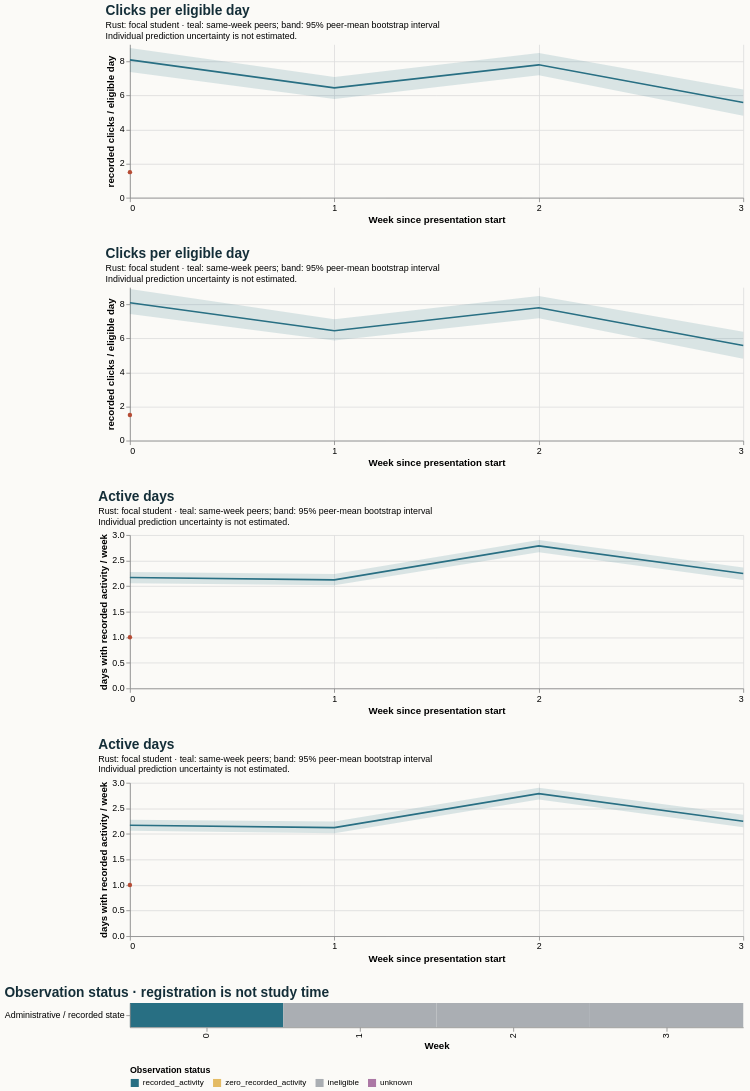

Vega-Lite specification for this chart:
### Vega-Lite specification from a JSON file in a GitHub repository (floating-point values rounded to 4 significant figures)
{"$schema": "https://vega.github.io/schema/vega-lite/v5.20.1.json", "config": {"axis": {"labelFontSize": 11, "titleFontSize": 12}, "background": "#fbfaf7", "font": "sans-serif", "title": {"anchor": "start", "color": "#142e38", "fontSize": 17, "subtitleFontSize": 11}, "view": {"continuousHeight": 300, "continuousWidth": 300, "stroke": null}}, "datasets": {"data-52b45e554243328ae24db1253aef1c50": [{"end_day": 6, "focal_value": 1.5, "peer_ci_high": 8.79, "peer_ci_low": 7.374, "peer_mean": 8.09, "peer_observations": 1167, "peer_people": 1167, "reference": "course", "unit": "recorded clicks / eligible day", "week": 0}, {"end_day": 13, "focal_value": null, "peer_ci_high": 7.091, "peer_ci_low": 5.789, "peer_mean": 6.449, "peer_observations": 1159, "peer_people": 1159, "reference": "course", "unit": "recorded clicks / eligible day", "week": 1}, {"end_day": 20, "focal_value": null, "peer_ci_high": 8.495, "peer_ci_low": 7.189, "peer_mean": 7.8, "peer_observations": 1140, "peer_people": 1140, "reference": "course", "unit": "recorded clicks / eligible day", "week": 2}, {"end_day": 27, "focal_value": null, "peer_ci_high": 6.354, "peer_ci_low": 4.805, "peer_mean": 5.586, "peer_observations": 1132, "peer_people": 1132, "reference": "course", "unit": "recorded clicks / eligible day", "week": 3}], "data-5488930d22efe3803ff3a00d19fcfc82": [{"end_day": 6, "focal_value": 1.0, "peer_ci_high": 2.275, "peer_ci_low": 2.063, "peer_mean": 2.168, "peer_observations": 1167, "peer_people": 1167, "reference": "course", "unit": "days with recorded activity / week", "week": 0}, {"end_day": 13, "focal_value": null, "peer_ci_high": 2.242, "peer_ci_low": 2.015, "peer_mean": 2.123, "peer_observations": 1159, "peer_people": 1159, "reference": "course", "unit": "days with recorded activity / week", "week": 1}, {"end_day": 20, "focal_value": null, "peer_ci_high": 2.902, "peer_ci_low": 2.672, "peer_mean": 2.789, "peer_observations": 1140, "peer_people": 1140, "reference": "course", "unit": "days with recorded activity / week", "week": 2}, {"end_day": 27, "focal_value": null, "peer_ci_high": 2.376, "peer_ci_low": 2.13, "peer_mean": 2.246, "peer_observations": 1132, "peer_people": 1132, "reference": "course", "unit": "days with recorded activity / week", "week": 3}], "data-7e7919d357ccd1851bdc1992978571c4": [{"end_day": 6, "focal_value": 1.0, "peer_ci_high": 2.278, "peer_ci_low": 2.058, "peer_mean": 2.168, "peer_observations": 1167, "peer_people": 1167, "reference": "course", "unit": "days with recorded activity / week", "week": 0}, {"end_day": 13, "focal_value": null, "peer_ci_high": 2.236, "peer_ci_low": 2.015, "peer_mean": 2.123, "peer_observations": 1159, "peer_people": 1159, "reference": "course", "unit": "days with recorded activity / week", "week": 1}, {"end_day": 20, "focal_value": null, "peer_ci_high": 2.902, "peer_ci_low": 2.661, "peer_mean": 2.789, "peer_observations": 1140, "peer_people": 1140, "reference": "course", "unit": "days with recorded activity / week", "week": 2}, {"end_day": 27, "focal_value": null, "peer_ci_high": 2.364, "peer_ci_low": 2.123, "peer_mean": 2.246, "peer_observations": 1132, "peer_people": 1132, "reference": "course", "unit": "days with recorded activity / week", "week": 3}], "data-a9e7cc4ac36105d382ce503f9c255505": [{"eligible_days": 2.0, "end_day": 6, "logging_completeness": "unknown", "observation_status": "recorded_activity", "row": "Administrative / recorded state", "score_status": "withheld_release_time_unknown", "start_day": 0, "value": 1.5, "week": 0}, {"eligible_days": 0.0, "end_day": 13, "logging_completeness": "unknown", "observation_status": "ineligible", "row": "Administrative / recorded state", "score_status": "withheld_release_time_unknown", "start_day": 7, "value": null, "week": 1}, {"eligible_days": 0.0, "end_day": 20, "logging_completeness": "unknown", "observation_status": "ineligible", "row": "Administrative / recorded state", "score_status": "withheld_release_time_unknown", "start_day": 14, "value": null, "week": 2}, {"eligible_days": 0.0, "end_day": 27, "logging_completeness": "unknown", "observation_status": "ineligible", "row": "Administrative / recorded state", "score_status": "withheld_release_time_unknown", "start_day": 21, "value": null, "week": 3}], "data-d0b419e3bc471b35bf01ba4911d1f70b": [{"end_day": 6, "focal_value": 1.5, "peer_ci_high": 8.904, "peer_ci_low": 7.437, "peer_mean": 8.09, "peer_observations": 1167, "peer_people": 1167, "reference": "course", "unit": "recorded clicks / eligible day", "week": 0}, {"end_day": 13, "focal_value": null, "peer_ci_high": 7.125, "peer_ci_low": 5.878, "peer_mean": 6.449, "peer_observations": 1159, "peer_people": 1159, "reference": "course", "unit": "recorded clicks / eligible day", "week": 1}, {"end_day": 20, "focal_value": null, "peer_ci_high": 8.493, "peer_ci_low": 7.183, "peer_mean": 7.8, "peer_observations": 1140, "peer_people": 1140, "reference": "course", "unit": "recorded clicks / eligible day", "week": 2}, {"end_day": 27, "focal_value": null, "peer_ci_high": 6.396, "peer_ci_low": 4.813, "peer_mean": 5.586, "peer_observations": 1132, "peer_people": 1132, "reference": "course", "unit": "recorded clicks / eligible day", "week": 3}]}, "resolve": {"scale": {"color": "independent"}}, "spacing": 28, "vconcat": [{"data": {"name": "data-52b45e554243328ae24db1253aef1c50"}, "height": 190, "layer": [{"encoding": {"x": {"axis": {"tickMinStep": 1}, "field": "week", "title": "Week since presentation start", "type": "quantitative"}, "y": {"field": "peer_ci_low", "scale": {"zero": true}, "title": "recorded clicks / eligible day", "type": "quantitative"}, "y2": {"field": "peer_ci_high"}}, "mark": {"color": "#286f83", "opacity": 0.16, "type": "area"}}, {"encoding": {"tooltip": [{"field": "week", "type": "quantitative"}, {"field": "peer_mean", "type": "quantitative"}, {"field": "peer_people", "type": "quantitative"}, {"field": "peer_observations", "type": "quantitative"}], "x": {"field": "week", "type": "quantitative"}, "y": {"field": "peer_mean", "type": "quantitative"}}, "mark": {"color": "#286f83", "strokeWidth": 2, "type": "line"}}, {"encoding": {"tooltip": [{"field": "week", "type": "quantitative"}, {"field": "focal_value", "type": "quantitative"}], "x": {"field": "week", "type": "quantitative"}, "y": {"field": "focal_value", "type": "quantitative"}}, "mark": {"color": "#b64c35", "point": {"color": "#b64c35"}, "strokeWidth": 2.5, "type": "line"}}], "title": {"subtitle": ["Rust: focal student · teal: same-week peers; band: 95% peer-mean bootstrap interval", "Individual prediction uncertainty is not estimated."], "text": "Clicks per eligible day"}, "width": 760}, {"data": {"name": "data-d0b419e3bc471b35bf01ba4911d1f70b"}, "height": 190, "layer": [{"encoding": {"x": {"axis": {"tickMinStep": 1}, "field": "week", "title": "Week since presentation start", "type": "quantitative"}, "y": {"field": "peer_ci_low", "scale": {"zero": true}, "title": "recorded clicks / eligible day", "type": "quantitative"}, "y2": {"field": "peer_ci_high"}}, "mark": {"color": "#286f83", "opacity": 0.16, "type": "area"}}, {"encoding": {"tooltip": [{"field": "week", "type": "quantitative"}, {"field": "peer_mean", "type": "quantitative"}, {"field": "peer_people", "type": "quantitative"}, {"field": "peer_observations", "type": "quantitative"}], "x": {"field": "week", "type": "quantitative"}, "y": {"field": "peer_mean", "type": "quantitative"}}, "mark": {"color": "#286f83", "strokeWidth": 2, "type": "line"}}, {"encoding": {"tooltip": [{"field": "week", "type": "quantitative"}, {"field": "focal_value", "type": "quantitative"}], "x": {"field": "week", "type": "quantitative"}, "y": {"field": "focal_value", "type": "quantitative"}}, "mark": {"color": "#b64c35", "point": {"color": "#b64c35"}, "strokeWidth": 2.5, "type": "line"}}], "title": {"subtitle": ["Rust: focal student · teal: same-week peers; band: 95% peer-mean bootstrap interval", "Individual prediction uncertainty is not estimated."], "text": "Clicks per eligible day"}, "width": 760}, {"data": {"name": "data-7e7919d357ccd1851bdc1992978571c4"}, "height": 190, "layer": [{"encoding": {"x": {"axis": {"tickMinStep": 1}, "field": "week", "title": "Week since presentation start", "type": "quantitative"}, "y": {"field": "peer_ci_low", "scale": {"zero": true}, "title": "days with recorded activity / week", "type": "quantitative"}, "y2": {"field": "peer_ci_high"}}, "mark": {"color": "#286f83", "opacity": 0.16, "type": "area"}}, {"encoding": {"tooltip": [{"field": "week", "type": "quantitative"}, {"field": "peer_mean", "type": "quantitative"}, {"field": "peer_people", "type": "quantitative"}, {"field": "peer_observations", "type": "quantitative"}], "x": {"field": "week", "type": "quantitative"}, "y": {"field": "peer_mean", "type": "quantitative"}}, "mark": {"color": "#286f83", "strokeWidth": 2, "type": "line"}}, {"encoding": {"tooltip": [{"field": "week", "type": "quantitative"}, {"field": "focal_value", "type": "quantitative"}], "x": {"field": "week", "type": "quantitative"}, "y": {"field": "focal_value", "type": "quantitative"}}, "mark": {"color": "#b64c35", "point": {"color": "#b64c35"}, "strokeWidth": 2.5, "type": "line"}}], "title": {"subtitle": ["Rust: focal student · teal: same-week peers; band: 95% peer-mean bootstrap interval", "Individual prediction uncertainty is not estimated."], "text": "Active days"}, "width": 760}, {"data": {"name": "data-5488930d22efe3803ff3a00d19fcfc82"}, "height": 190, "layer": [{"encoding": {"x": {"axis": {"tickMinStep": 1}, "field": "week", "title": "Week since presentation start", "type": "quantitative"}, "y": {"field": "peer_ci_low", "scale": {"zero": true}, "title": "days with recorded activity / week", "type": "quantitative"}, "y2": {"field": "peer_ci_high"}}, "mark": {"color": "#286f83", "opacity": 0.16, "type": "area"}}, {"encoding": {"tooltip": [{"field": "week", "type": "quantitative"}, {"field": "peer_mean", "type": "quantitative"}, {"field": "peer_people", "type": "quantitative"}, {"field": "peer_observations", "type": "quantitative"}], "x": {"field": "week", "type": "quantitative"}, "y": {"field": "peer_mean", "type": "quantitative"}}, "mark": {"color": "#286f83", "strokeWidth": 2, "type": "line"}}, {"encoding": {"tooltip": [{"field": "week", "type": "quantitative"}, {"field": "focal_value", "type": "quantitative"}], "x": {"field": "week", "type": "quantitative"}, "y": {"field": "focal_value", "type": "quantitative"}}, "mark": {"color": "#b64c35", "point": {"color": "#b64c35"}, "strokeWidth": 2.5, "type": "line"}}], "title": {"subtitle": ["Rust: focal student · teal: same-week peers; band: 95% peer-mean bootstrap interval", "Individual prediction uncertainty is not estimated."], "text": "Active days"}, "width": 760}, {"data": {"name": "data-a9e7cc4ac36105d382ce503f9c255505"}, "encoding": {"color": {"field": "observation_status", "legend": {"labelLimit": 260, "orient": "bottom"}, "scale": {"domain": ["recorded_activity", "zero_recorded_activity", "ineligible", "unknown"], "range": ["#286f83", "#e4bb64", "#aaaeb3", "#ac78a5"]}, "title": "Observation status", "type": "nominal"}, "tooltip": [{"field": "week", "type": "quantitative"}, {"field": "eligible_days", "type": "quantitative"}, {"field": "observation_status", "type": "nominal"}, {"field": "logging_completeness", "type": "nominal"}], "x": {"field": "week", "title": "Week", "type": "ordinal"}, "y": {"field": "row", "title": null, "type": "nominal"}}, "height": 30, "mark": {"type": "rect"}, "title": "Observation status · registration is not study time", "width": 760}]}
